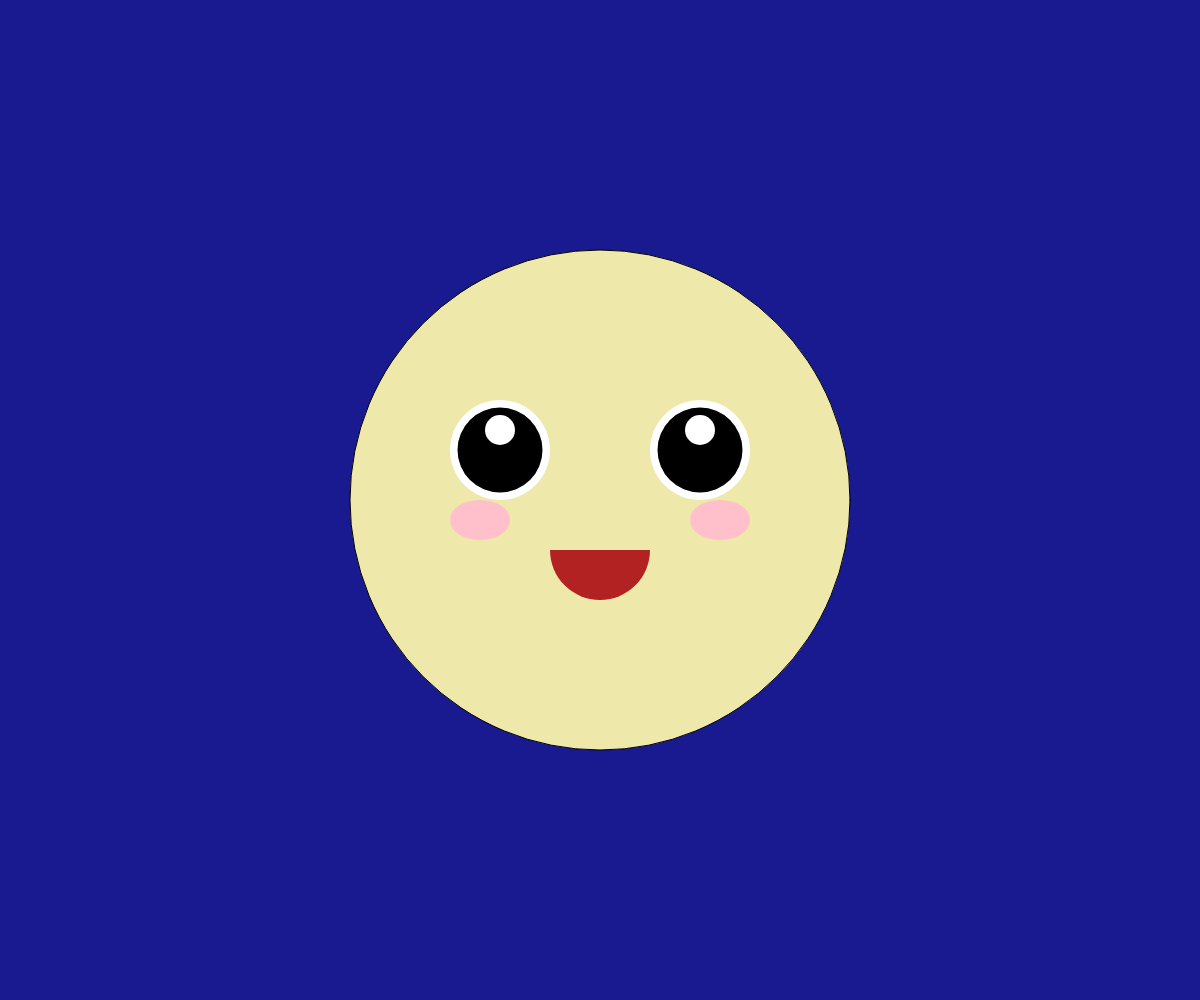
Frame 1 (no input)
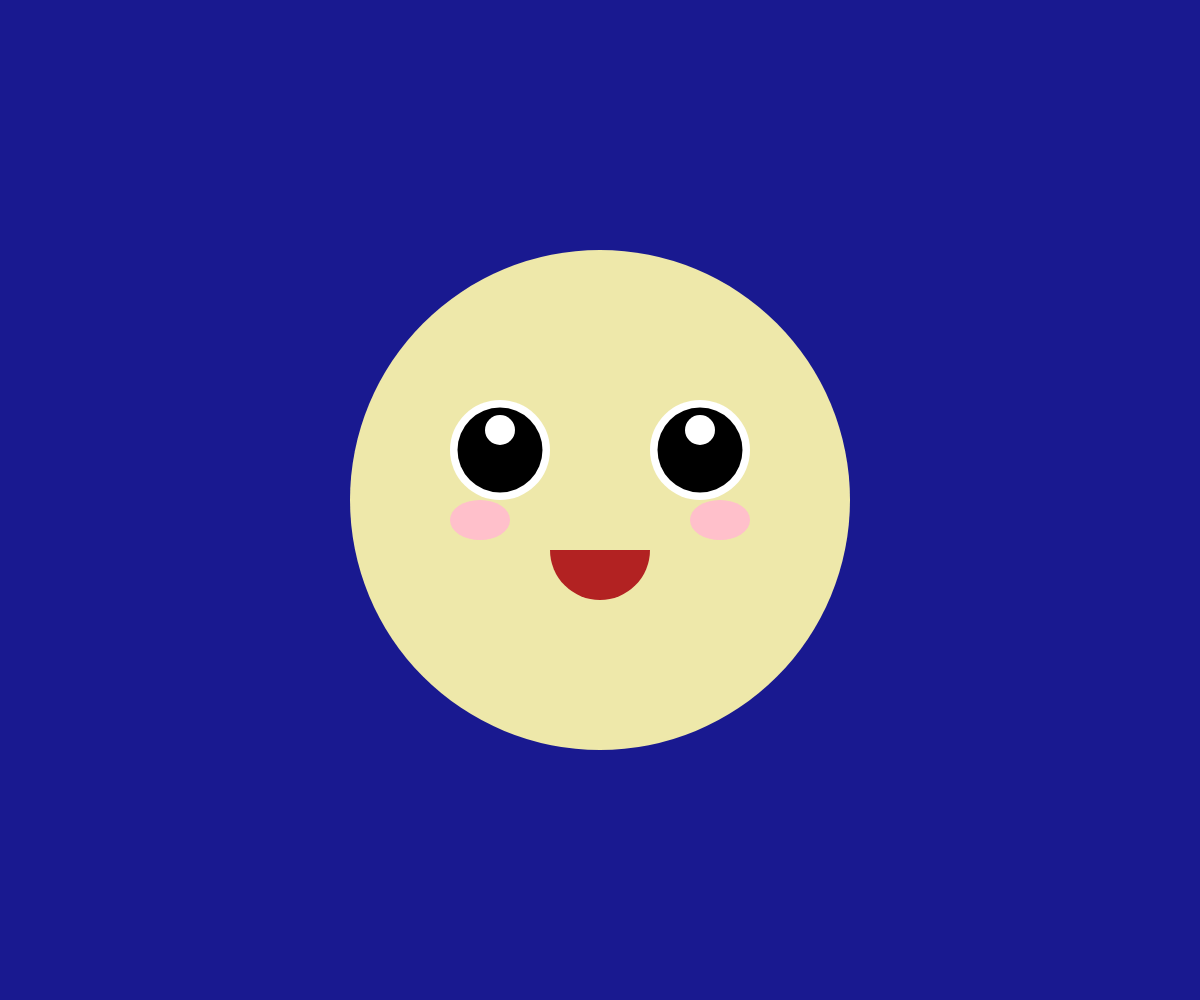
Frame 60 (no input)
Frame 120 (the mouse pressed at the canvas centre since frame 60): identical to frame 60, image omitted

The p5.js sketch that drew these frames (run headless with seeded random() and noise() and a simulated clock; from frame 60 on, the mouse is pressed at the canvas centre):

// p5.js sketch
// ── sketch.js
// 最終課題を制作しよう

//　テキスト「オブジェクト」
//最終課題

let shapes=[];

function setup(){
  createCanvas(windowWidth, windowHeight);
 
  
}

function draw(){
  if (keyIsDown("A".charCodeAt(0))){background(75, 0, 130)}
  else{background(25,25,144)};
  
  
  for(let i = 0; i < shapes.length; i++){
    let s = shapes[i];
    fill(s.color)
    if(s.type === 'star'){
    star(s.x, s.y, s.size);}

    else if(s.type === 'heart'){
      heart(s.x,s.y,s.size);
    }
    s.x += s.vx;
    s.y += s.vy; 
  }

  fill(238,232,170)
  ellipse(width/2,height/2,500);
  
  //白目
 fill(255)
 noStroke()
 ellipse(width/2-100,height/2-50,100);
 ellipse(width/2+100,height/2-50,100);

//黒目
 fill(0)
 noStroke()
 ellipse(width/2-100,height/2-50,85);
 ellipse(width/2+100,height/2-50,85);

 //ハイライト
 if (keyIsDown("A".charCodeAt(0))){fill(255,192,203)}
 else{fill(255)};
 noStroke()
 if (keyIsDown("A".charCodeAt(0))){heart(width/2-100,height/2-70,30)}
 else{ellipse(width/2-100,height/2-70,30)};
 if (keyIsDown("A".charCodeAt(0))){heart(width/2+100,height/2-70,30)}
 else{ellipse(width/2+100,height/2-70,30)};
 

 //ほっぺ
 fill(255,192,203)
 noStroke()
 ellipse(width/2-120,height/2+20,60,40);
 ellipse(width/2+120,height/2+20,60,40);

 fill(178,34,34)
 arc(width/2, height/2+50,100,100,0,PI);

  
}


function star(cx, cy, r){
  noStroke();
  beginShape();
  for(var i = 0; i < 5; i++){
    let theta = TWO_PI * i * 2 / 5 - HALF_PI;
    let x = cx + cos(theta) * r;
    let y = cy + sin(theta) * r;
   
    vertex(x,y);
  }
  endShape(CLOSE);
}
function heart(x, y, size) {//♡をかく関数
  beginShape();
  vertex(x, y);
  bezierVertex(x - size / 2, y - size / 2, x - size, y + size / 3, x, y + size);
  bezierVertex(x + size, y + size / 3, x + size / 2, y - size / 2, x, y);
  endShape(CLOSE);
}



function mouseDragged(){
  const dx = mouseX - pmouseX;
  const dy = mouseY - pmouseY;

  const s ={
    x: mouseX,
    y: mouseY,
    size: random(10, 100),
    vx: dx+5,
    vy: dy+5,
  };

if (keyIsDown("A".charCodeAt(0))) {//Aを押しているときはハートに
  s.type = 'heart';
  s.color = color(255, 192, 203); // ピンクに
} else {
  s.type = 'star';
  s.color = color(238, 232, 170); // 黄色に
}

shapes.push(s);
} 

function windowResized(){
  resizeCanvas(windowWidth, windowHeight);
}
